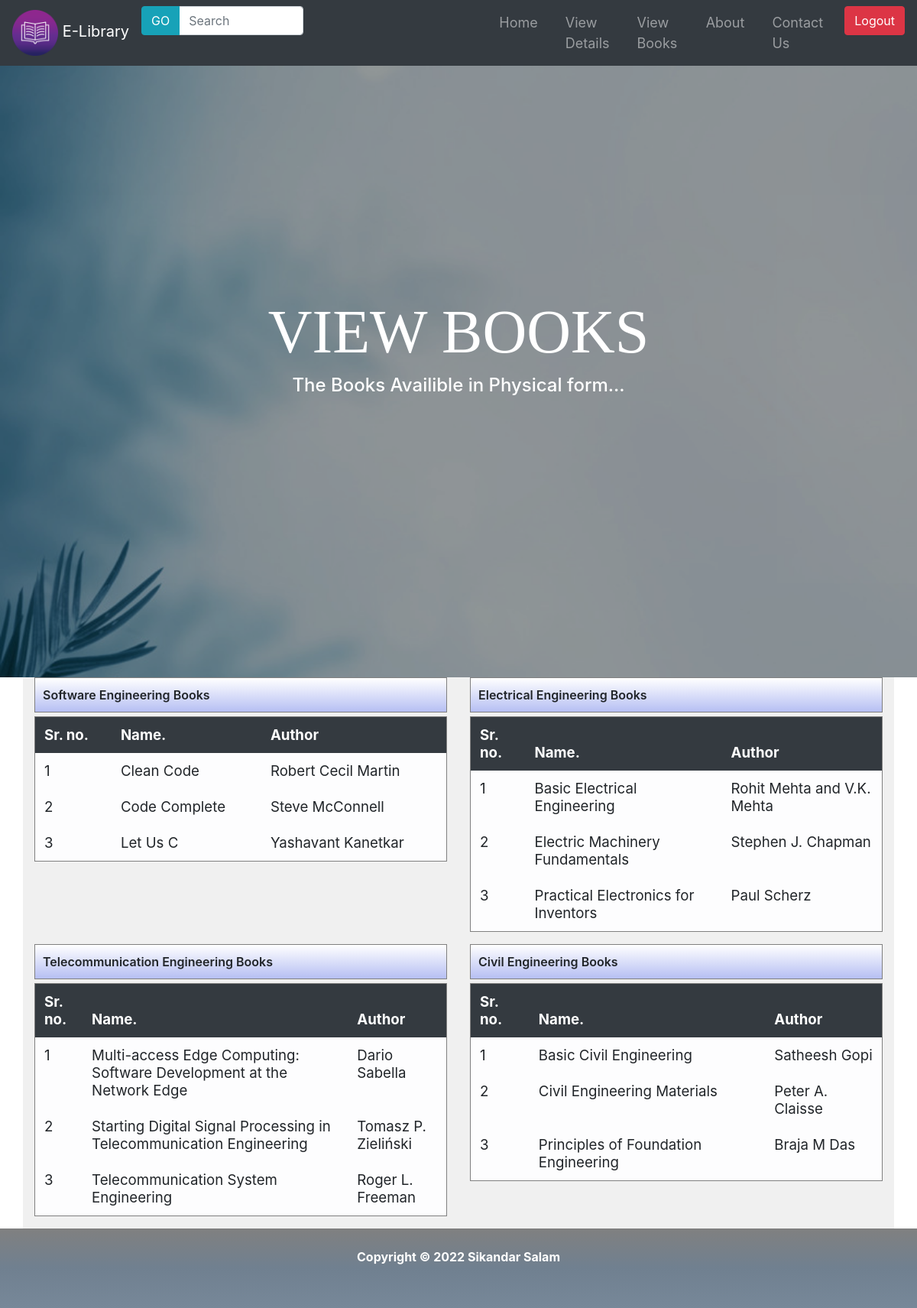
/Frontend/Books.php, run on the app's committed database.
### tables this page shows
CREATE TABLE `books` (
  `Name` varchar(100) NOT NULL,
  `Author` varchar(100) NOT NULL,
  `Domain` varchar(20) NOT NULL,
  `Quantity` int(16) NOT NULL,
  `Bookshelf` int(16) NOT NULL
);

### Frontend/Books.php (the view, shortened to what this page needs)
<html lang="en">
<head>
    <link rel="stylesheet" href="bootstrap.min.css">
    <link rel="stylesheet" href="https://cdnjs.cloudflare.com/ajax/libs/font-awesome/4.7.0/css/font-awesome.min.css">
</head>
<body>
<nav class="navbar navbar-expand-lg navbar-dark bg-dark sticky-top">
        <a class="navbar-brand" href="home.php">
          <img src="images/book.png" style="height:60px; width:60px;" alt=""> E-Library</a>
        <div class="collapse navbar-collapse" id="navbarSupportedContent">
          <ul class="navbar-nav mr-auto">
          <li class="nav-item" >
                <form class="form-inline my-2 my-lg-0" action="search.php" method="POST">
                    <div class="input-group mb-3">
                        <div class="input-group-prepend">
                <input type="submit" name="go" class="btn btn-info" value="GO">
            </div>
                <input class="form-control mr-sm-2" type="search" placeholder="Search" name="search">
           </div>
              </form></li>
          <li class="nav-item" style="margin-left: 15em;">
              <a class="nav-link" href="home.php">Home</a>
            </li>
            <li class="nav-item ">
              <a class="nav-link" href="Details.php">View Details </a>
            </li>
            <li class="nav-item">
              <a class="nav-link" href="Books.php">View Books</a>
            </li>
            <li class="nav-item">
              <a class="nav-link" href="About.php">About</a>
            </li>
            <li class="nav-item">
              <a class="nav-link" href="Contact-Us.php">Contact Us</a>
            </li>
            <li class="nav-item">
              <form action="logout.php">
                <input type="submit" value="Logout" name="logout" class="btn btn-danger">
              </form>
            </li>
          </ul>
        </div>
      </nav>
      <div id="header">
    <div style=" background-color: rgba(0,0,0,0.4) !important; height:100%; color: white; padding-top: 300px; ">
        <center> <h1 style="font-size:80px; font-family: Bedrock;">VIEW BOOKS</h1>  <h4>The Books Availible in Physical form...</h4></center>
  </div>
  </div>
  <div class="container" style=" background-color: rgb(240, 240, 240);">
    <div class="row">
        <div class="col-12 col-md-6">
        <div class="header" >
                   Software Engineering Books
               </div>
               <div>
               <?php
                require("include/connection.inc.php");
                $result = mysqli_query($connection,"SELECT * FROM books where Domain = 'Software' OR Domain= 'software'");
                ?>
               <table cellpadding="5" class="table table-borderless" style="font-size:14pt; margin-top:5px; border:1px solid grey;">
                     <thead  class="thead-dark">
                     <tr>
                       <th>Sr. no.</th>
                       <th>Name.</th>
                       <th>Author</th>
                     </tr>
                    <tbody>
                   <?php
                   $id=1;
                    while($row = mysqli_fetch_assoc($result)){
                      echo "<tr class='table table-light'><td>".$id++."</td><td>".$row['Name']."</td><td>".$row['Author']."</td>";
                  }
                   ?>
                   </tbody>
                   </table>
               </div>
        </div>
         <div class="col-12 col-md-6">
         <div class="header" id="electrical">
                Electrical Engineering Books
            </div>
            <div>
            <?php
                require("include/connection.inc.php");
                $result = mysqli_query($connection,"SELECT * FROM books where Domain = 'Electrical' OR Domain = 'electrical'");
                ?>
               <table cellpadding="5" class="table table-borderless" style="font-size:14pt; margin-top:5px; border:1px solid grey;">
                     <thead  class="thead-dark">
                     <tr>
                       <th>Sr. no.</th>
                       <th>Name.</th>
                       <th>Author</th>
                     </tr>
                    <tbody>
                   <?php
                   $id=1;
                    while($row = mysqli_fetch_assoc($result)){
                      echo "<tr class='table table-light'><td>".$id++."</td><td>".$row['Name']."</td><td>".$row['Author']."</td>";
                }
                   ?>
                   </tbody>
                   </table>
            </div>
         </div>
    </div>
    <div class="row">
    <div class="col-12 col-md-6">
    <div class="header" id="telecom">
                Telecommunication Engineering Books
            </div>
            <div>
            <?php
                require("include/connection.inc.php");
                $result = mysqli_query($connection,"SELECT * FROM books where Domain = 'Telecommunication' OR Domain= 'telecommunication' OR Domain= 'telecom' OR Domain= 'Telecom'");
                ?>
               <table cellpadding="5" class="table table-borderless" style="font-size:14pt; margin-top:5px; border:1px solid grey;">
                     <thead  class="thead-dark">
                     <tr>
                       <th>Sr. no.</th>
                       <th>Name.</th>
                       <th>Author</th>
                     </tr>
                    <tbody>
                   <?php
                   $id=1;
                    while($row = mysqli_fetch_assoc($result)){
                      echo "<tr class='table table-light'><td>".$id++."</td><td>".$row['Name']."</td><td>".$row['Author']."</td>";
                     }
                   ?>
                   </tbody>
                   </table>
            </div>
    </div>
    <div class="col-12 col-md-6">
    <div class="header" id="civil">
                Civil Engineering Books
            </div>
            <div>
            <?php
                require("include/connection.inc.php");
                $result = mysqli_query($connection,"SELECT * FROM books where Domain = 'Civil' OR Domain= 'civil'");
                ?>
               <table cellpadding="5" class="table table-borderless" style="font-size:14pt; margin-top:5px; border:1px solid grey;">
                     <thead  class="thead-dark">
                     <tr>
                       <th>Sr. no.</th>
                       <th>Name.</th>
                       <th>Author</th>
                     </tr>
                    <tbody>
                   <?php
                   $id=1;
                    while($row = mysqli_fetch_assoc($result)){
                      echo "<tr class='table table-light'><td>".$id++."</td><td>".$row['Name']."</td><td>".$row['Author']."</td>";
                 }
                   ?>
                   </tbody>
                   </table>
            </div>
              </div>
    </div>
    </div>
  <div id="footer">
      <b> Copyright © 2022 Sikandar Salam</b>
    </div>
</body>
</html>

### Frontend/Books.php (style rules this page uses)
#header { background-image: url("images/11.jpg"); background-size: cover; height:100%; background-repeat: no-repeat; background-attachment: fixed; }
.header { padding: 10px; border: 1px solid grey; font-weight: 600; background-image: linear-gradient(white,rgb(182, 191, 243)); }
.nav-link { font-size: 18px; margin-right:20px; }
#footer { height:13%; color: white; background: linear-gradient(to bottom, gray, slategray, lightslategray); text-align: center; padding-top: 25px; font-style: bold; }

### data on the page
books: Name "Clean Code", Author "Robert Cecil Martin"
books: Name "Code Complete", Author "Steve McConnell"
books: Name "Let Us C", Author "Yashavant Kanetkar"
books: Name "Basic Electrical Engineering", Author "Rohit Mehta and V.K. Mehta"
books: Name "Electric Machinery Fundamentals", Author "Stephen J. Chapman"
books: Name "Practical Electronics for Inventors", Author "Paul Scherz"
books: Name "Multi-access Edge Computing: Software Development at the Network Edge", Author "Dario Sabella"
books: Name "Starting Digital Signal Processing in Telecommunication Engineering", Author "Tomasz P. Zieliński"
books: Name "Telecommunication System Engineering", Author "Roger L. Freeman"
books: Name "Basic Civil Engineering", Author "Satheesh Gopi"
books: Name "Civil Engineering Materials", Author "Peter A. Claisse"
books: Name "Principles of Foundation Engineering", Author "Braja M Das"
